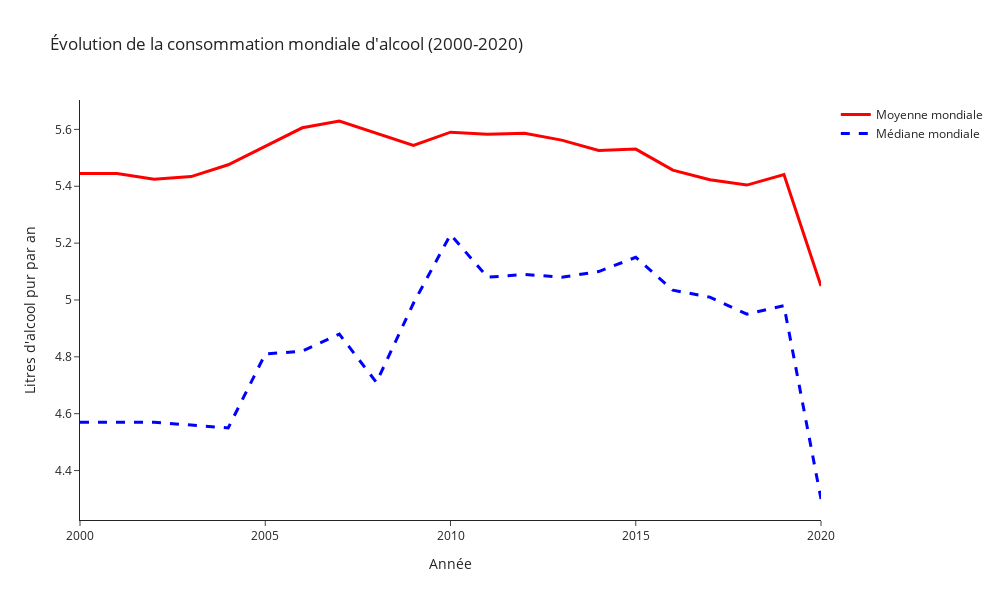

This figure's notebook cell:
### Code cell
# Calcul de la moyenne mondiale par année
moyenne_mondiale = donnees_complete.groupby('Année')[
    'Consommation totale d\'alcool par habitant (litres d\'alcool pur, estimations projetées, 15 ans et plus)'
].mean().reset_index()

# Calcul de la médiane mondiale par année
mediane_mondiale = donnees_complete.groupby('Année')[
    'Consommation totale d\'alcool par habitant (litres d\'alcool pur, estimations projetées, 15 ans et plus)'
].median().reset_index()

fig = go.Figure()

fig.add_trace(
    go.Scatter(
        x=moyenne_mondiale['Année'],
        y=moyenne_mondiale['Consommation totale d\'alcool par habitant (litres d\'alcool pur, estimations projetées, 15 ans et plus)'],
        mode='lines',
        name='Moyenne mondiale',
        line=dict(color='red', width=3)
    )
)

fig.add_trace(
    go.Scatter(
        x=mediane_mondiale['Année'],
        y=mediane_mondiale['Consommation totale d\'alcool par habitant (litres d\'alcool pur, estimations projetées, 15 ans et plus)'],
        mode='lines',
        name='Médiane mondiale',
        line=dict(color='blue', width=3, dash='dash')
    )
)

fig.update_layout(
    title="Évolution de la consommation mondiale d'alcool (2000-2020)",
    xaxis_title="Année",
    yaxis_title="Litres d'alcool pur par an",
    showlegend=True,
    width=1000,
    height=600,
    template='simple_white'
)

fig.show()

### Figure 1 — Plotly figure (JSON) as saved in the notebook; plotly's stock layout.template omitted (floating-point values rounded to 4 significant figures)
{"data": [{"line": {"color": "red", "width": 3}, "mode": "lines", "name": "Moyenne mondiale", "type": "scatter", "x": [2000, 2001, 2002, 2003, 2004, 2005, 2006, 2007, 2008, 2009, 2010, 2011, 2012, 2013, 2014, 2015, 2016, 2017, 2018, 2019, 2020], "y": [5.445, 5.444, 5.425, 5.434, 5.475, 5.541, 5.606, 5.629, 5.587, 5.544, 5.59, 5.583, 5.586, 5.562, 5.526, 5.531, 5.457, 5.423, 5.404, 5.441, 5.049]}, {"line": {"color": "blue", "dash": "dash", "width": 3}, "mode": "lines", "name": "Médiane mondiale", "type": "scatter", "x": [2000, 2001, 2002, 2003, 2004, 2005, 2006, 2007, 2008, 2009, 2010, 2011, 2012, 2013, 2014, 2015, 2016, 2017, 2018, 2019, 2020], "y": [4.57, 4.57, 4.57, 4.56, 4.55, 4.81, 4.82, 4.88, 4.71, 4.989, 5.23, 5.08, 5.09, 5.08, 5.1, 5.15, 5.034, 5.01, 4.95, 4.98, 4.3]}], "layout": {"height": 600, "showlegend": true, "title": {"text": "Évolution de la consommation mondiale d'alcool (2000-2020)"}, "width": 1000, "xaxis": {"title": {"text": "Année"}}, "yaxis": {"title": {"text": "Litres d'alcool pur par an"}}}}
